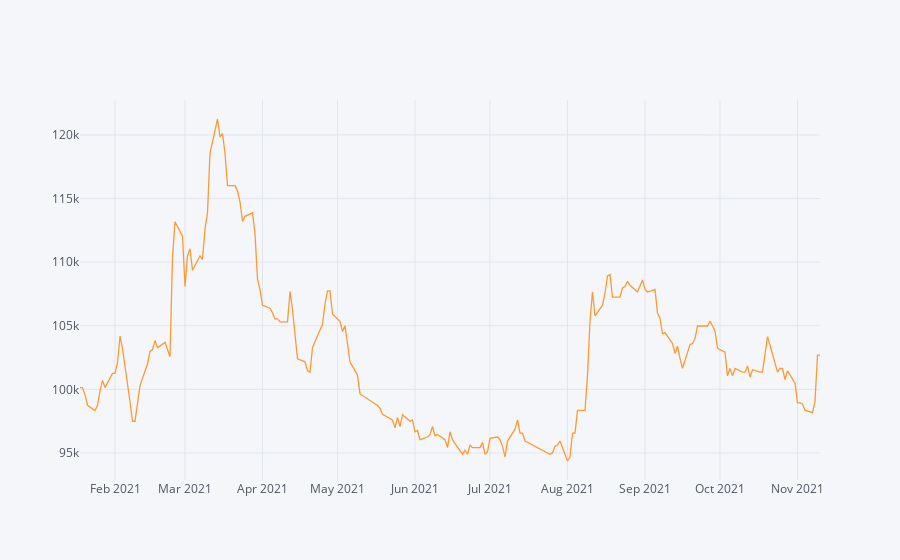

Notebook source saved alongside this figure:
### Code cell
#Todo:
# Calculate the Absolute Return of our trend-following trading strategy
absolute_return_tf =  results_df["account_val"].iloc[-1] / starting_capital - 1
print(f"Absolute Return = {absolute_return_tf:.5f}")
# Calculate the CAGR or our trend-following trading strategy
CAGR_tf = (results_df["account_val"].iloc[-1] / starting_capital) ** (252/len(df)) - 1
print(f"CAGR = {CAGR_tf:.5f}")

# Calculate the IR (Sharpe without RF-rate) of our trend-following trading strategy
information_ratio_tf = (results_df["account_val"].pct_change().mean() / results_df["account_val"].pct_change().std()) * (252) ** 0.5
print(f"IR = {information_ratio_tf:.5f}")

#Plot the equity curve (hint: use 'account_val')
# Todo
results_df["account_val"].iplot()

### Figure 1 — Plotly figure (JSON) as saved in the notebook; plotly's stock layout.template omitted (floating-point values rounded to 4 significant figures; data arrays with more than 128 entries replaced by an {"elided": "..."} marker saying what was removed)
{"data": [{"line": {"color": "rgba(255, 153, 51, 1.0)", "dash": "solid", "shape": "linear", "width": 1.3}, "mode": "lines", "name": "account_val", "text": "", "type": "scatter", "x": {"elided": "203 str values"}, "y": {"elided": "203 float values"}}], "layout": {"legend": {"bgcolor": "#F5F6F9", "font": {"color": "#4D5663"}}, "paper_bgcolor": "#F5F6F9", "plot_bgcolor": "#F5F6F9", "title": {"font": {"color": "#4D5663"}}, "xaxis": {"gridcolor": "#E1E5ED", "showgrid": true, "tickfont": {"color": "#4D5663"}, "title": {"font": {"color": "#4D5663"}, "text": ""}, "zerolinecolor": "#E1E5ED"}, "yaxis": {"gridcolor": "#E1E5ED", "showgrid": true, "tickfont": {"color": "#4D5663"}, "title": {"font": {"color": "#4D5663"}, "text": ""}, "zerolinecolor": "#E1E5ED"}}}
